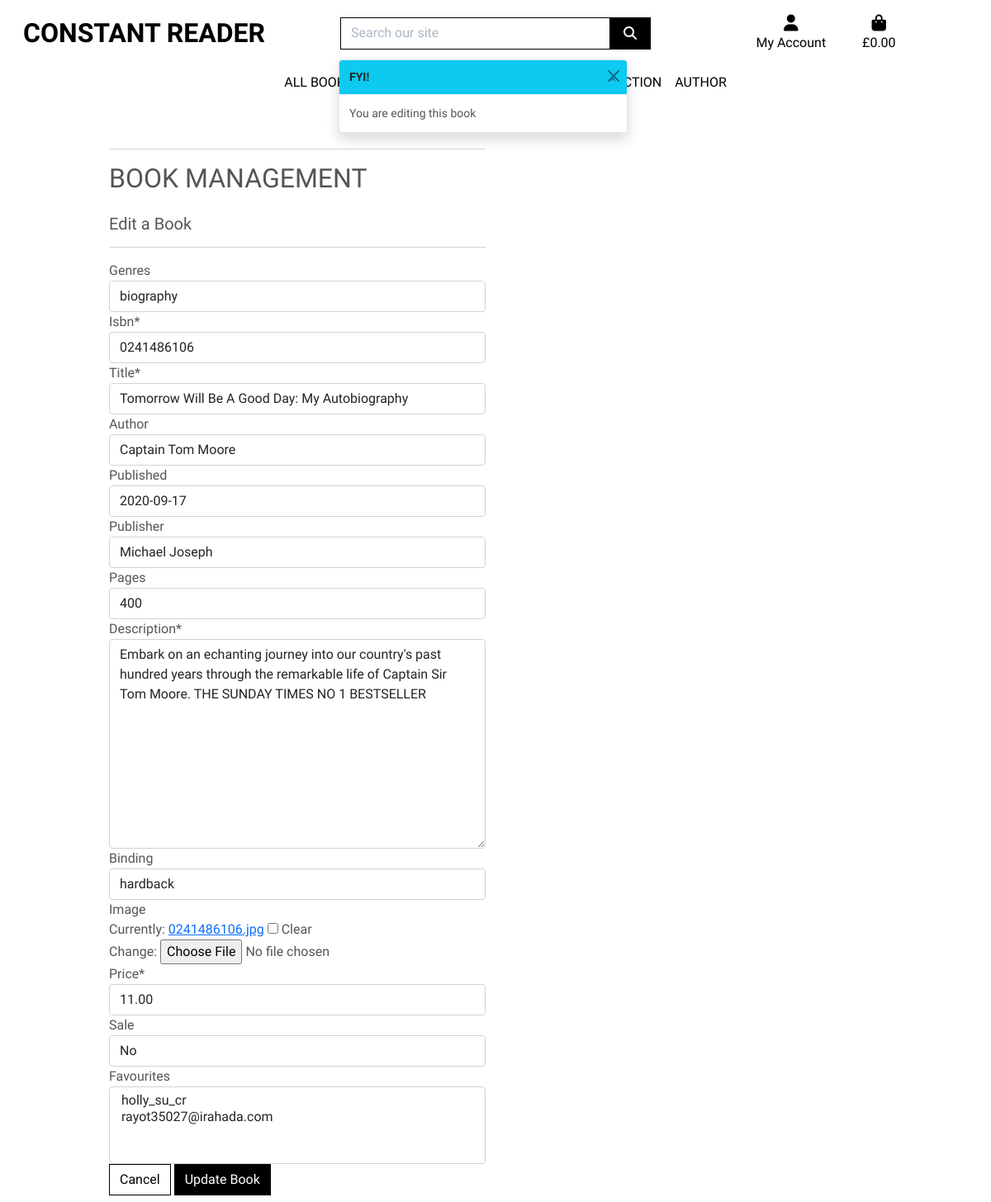
/books/edit/4, run on the app's committed database.
### books/models.py (models this page shows, shortened)
class Books(models.Model):
    class Meta:
        verbose_name_plural = 'Books'
    genres = models.ForeignKey('Genres', null=True, blank=True, on_delete=models.SET_NULL)
    isbn = models.CharField(max_length=15)
    title = models.CharField(max_length=254)
    author = models.CharField(max_length=254, null=True, blank=True)
    published = models.DateField(null=True, blank=True, auto_now=False, auto_now_add=False)
    publisher = models.CharField(max_length=254, null=True, blank=True)
    pages = models.IntegerField(null=True, blank=True)
    description = models.TextField()
    binding = models.CharField(max_length=50, null=True, blank=True)
    image = models.ImageField(null=True, blank=True)
    price = models.DecimalField(max_digits=6, decimal_places=2)
    sale = models.BooleanField(null=True, blank=True)
    favourites = models.ManyToManyField(User, related_name='favourite', default=None, blank=True)

### books/views.py (the view)
# urls.py: path('edit/<int:book_id>', views.edit_book, name='edit_book'),
def edit_book (request, book_id):
    book = get_object_or_404(Books, pk=book_id)
    if request.method == 'POST':
        form = BookForm(request.POST, request.FILES, instance=book)
        if form.is_valid():
            form.save()
            messages.success(request, 'Successfully updated the book!')
            return redirect(reverse('book_detail', args=[book.id]))
        else:
            messages.error(request, 'Failed to update the book. Please check the details and try again')
    else:
        form = BookForm(instance=book)
        messages.info(request, 'You are editing this book')
    template = 'books/edit_book.html'
    context = {
        'form': form,
        'book': book,
    }
    return render(request, template, context)

### books/forms.py
class BookForm(forms.ModelForm):
    class Meta:
        model = Books
        fields = '__all__'

### bag/contexts.py (called while the page is built, shortened)
def bag_contents(request):
    bag_items = []
    total = 0
    product_count = 0
    bag = request.session.get('bag', {})
    if total < settings.FREE_DELIVERY_THRESHOLD:
        delivery = total * Decimal(settings.STANDARD_DELIVERY_PERCENTAGE / 100)
        free_delivery_delta = settings.FREE_DELIVERY_THRESHOLD - total
    else:
        delivery = 0
        free_delivery_delta = 0
    grand_total = delivery + total
    context = {
        'bag_items': bag_items,
        'total': total,
        'product_count': product_count,
        'delivery': delivery,
        'free_delivery_delta': free_delivery_delta,
        'free_delivery_threshold': settings.FREE_DELIVERY_THRESHOLD,
        'grand_total': grand_total,
    }
    return context

### books/models.py (called while the page is built)
    def __str__(self):
        return self.name

### books/templates/books/edit_book.html (shortened to what this page needs)
{% extends "base.html" %}
{% load static %}
{% block page_header %}
<div class="container header-container">
</div>
{% endblock %}
{% block content %}
<div class="overlay"></div>
<div class="container">
    <div class="row">
        <div class="col-102 col-md-6">
            <hr>
            <h2 class="logo-font mb-4">Book Management</h2>
            <h5>Edit a Book</h5>
            <hr>
        </div>
    </div>
    <div class="row">
        <div class="col-12 col-md-6">
            <form method="POST" action="{% url 'edit_book' book.id %}" class="form mb-2" enctype="multipart/form-data">
                {{ form | crispy }}
                <div class="text-right">
                    <a class="btn btn-outline-black rounded-0" href="{% url 'edit_book' book.id %}">Cancel</a>
                    <button class="btn btn-black rounded-0" type="submit">Update Book</button>
                </div>
            </form>
        </div>
    </div>
</div>
{% endblock %}

### static/css/base.css (style rules this page uses)
html { height: 100%; }
body { background: url('/media/colour-book-pile.jpg') no-repeat center center fixed; background-size: cover; height: calc(100vh - 164px); color: #555; font-family: mirza, sans-serif; }
.logo-font { text-transform: uppercase; }
.btn-black { background: black; color: white; }
.btn-outline-black { background: white; color: black !important; border: 1px solid black; }
.overlay { height: 100%; width: 100%; top: 0; left: 0; position: fixed; background: white; z-index: -1; }
@media (min-width: 1200px) { .container { max-width: 80%; } }
@media (min-width: 992px) { .header-container { padding-top: 164px; } }

### data on the page
Books: genres "biography", isbn "0241486106", title "Tomorrow Will Be A Good Day: My Autobiography", author "Captain Tom Moore", published "2020-09-17", publisher "Michael Joseph", pages "400", description "Embark on an echanting journey into our country's past hundred years through the remarkable life of Captain Sir Tom Moore. THE SUNDAY TIMES NO 1 BESTSELLER", binding "hardback", price "11.00", sale "No"

### other printed values
{{ message }} "You are editing this book"
